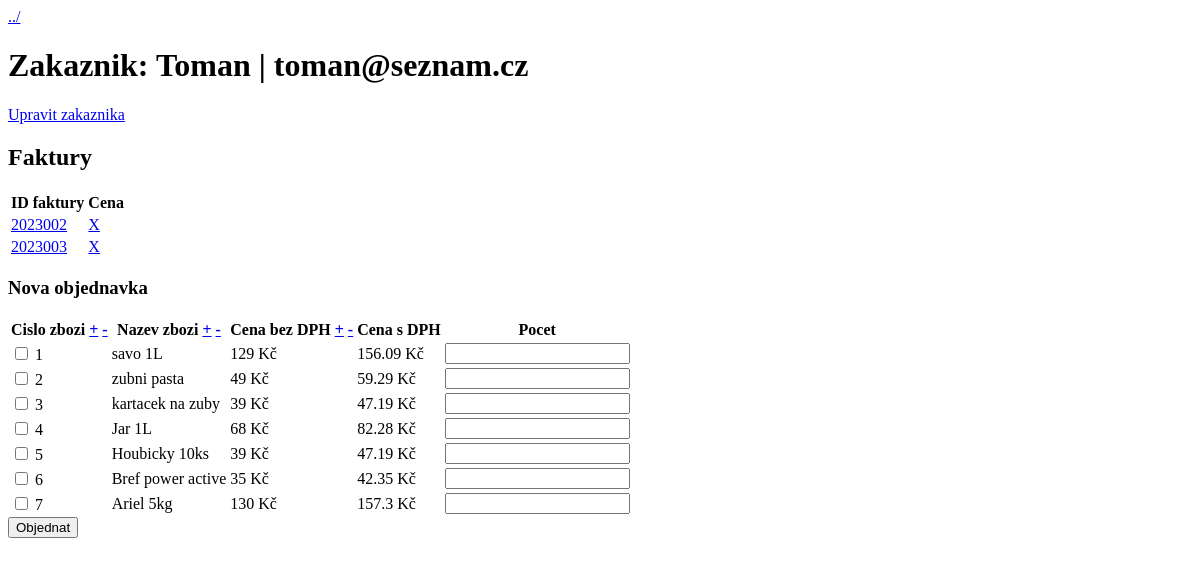
The page /zakaznik.php?id=1 on the database as committed earlier.
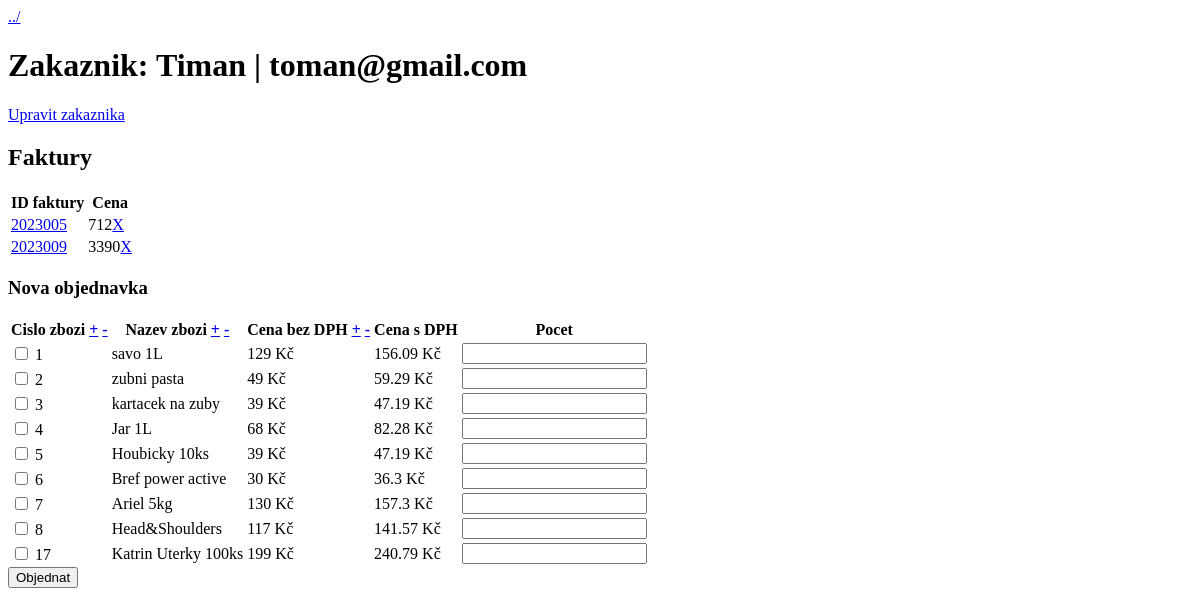
The same page on the database as committed later.
### tables this page shows
CREATE TABLE `zakaznik` (
  `id_zak` smallint NOT NULL AUTO_INCREMENT,
  `jmeno` varchar(32) NOT NULL,
  `email` varchar(64) NOT NULL,
  PRIMARY KEY (`id_zak`)
);

CREATE TABLE `faktura` (
  `id_fak` int NOT NULL AUTO_INCREMENT,
  `zakaznik_id` smallint NOT NULL,
  `cena_fak` int NOT NULL,
  `datum` int NOT NULL,
  PRIMARY KEY (`id_fak`),
  KEY `zakaznik_id` (`zakaznik_id`),
  CONSTRAINT `faktura_ibfk_1` FOREIGN KEY (`zakaznik_id`) REFERENCES `zakaznik` (`id_zak`) ON DELETE CASCADE
);

CREATE TABLE `zbozi` (
  `id_zbozi` smallint NOT NULL AUTO_INCREMENT,
  `nazev` varchar(32) NOT NULL,
  `cena` int NOT NULL,
  PRIMARY KEY (`id_zbozi`)
);

### inc/functions.php (called while the page is built, shortened)
<?php
    function zakaznik_faktura($pdo, $id) {
        $query = "SELECT
            jmeno, email, id_fak, cena_fak, datum, id_zak
            FROM zakaznik
            LEFT JOIN faktura ON id_zak = zakaznik_id
            WHERE id_zak = $id";
        $stmt = $pdo->prepare($query);
        $stmt->execute();
        $results = $stmt->fetchall(PDO::FETCH_ASSOC);
        if ($results) {
            return $results;
        }
        return false;
    }
    function vypis_zbozi($pdo, $order=false, $desc=false) {
        $query = "SELECT * FROM zbozi";
        $query .= ";";
        $stmt = $pdo->prepare($query);
        $stmt->execute();
        $results = $stmt->fetchall(PDO::FETCH_ASSOC);
        if ($results) {
            return $results;
        }
        return false;
    }

### zakaznik.php (the view, shortened to what this page needs)
<?php
require_once("inc/dbh.inc.php");
require_once("inc/functions.php");
if (isset($_GET["id"])) {
    $id = $_GET["id"];
    $zakaznik_faktura = zakaznik_faktura($conn, $id);
    $zbozi = vypis_zbozi($conn, $_GET["orderby"], $_GET["desc"]);
} else {
    header("Location: index.php");
}
?>
<!DOCTYPE html>
<html lang="en">
<head>
</head>
<body>
    <a href="index.php">../</a>
    <h1>Zakaznik: <?php echo $zakaznik_faktura[0]["jmeno"] . " | " . $zakaznik_faktura[0]["email"] ?></h1>
    <a href=<?php echo "upravzakaznika.php?id=$id" ?>>Upravit zakaznika</a>
    <div id="faktury">
        <h2>Faktury</h2>
        <?php
            if (!empty($zakaznik_faktura[0]["id_fak"])) {
                ?>
            <table>
                <thead>
                    <th>ID faktury</th>
                    <th>Cena</th>
                </thead>
                <tbody>
                <?php
                    foreach ($zakaznik_faktura as $objednavka) {
                        echo "<tr>".
                                "<td>".
                                "<a href='faktura.php?id=" . $objednavka["id_fak"] . "'>" .
                                $objednavka["id_fak"] .
                                "</a>
                                </td>" .
                                "<td>". $objednavka["cena_fak"] .
                                "<a href='inc/smaz_fakturu.inc.php?id=" . $objednavka["id_fak"] . "&id_z=" . $zakaznik_faktura[0]["id_zak"]. "'>X</a></td>" .
                            "</tr>";
                    }
                ?>
                </tbody>
            </table>
            <?php
                } else {
                    echo "Zakaznik nema zadne faktury";
                }
            ?>
        <h3>Nova objednavka</h3>
        <form action="inc/objednavka.inc.php" method="POST">
            <table>
                <thead>
                    <tr>
                        <th>Cislo zbozi
                            <a href="zakaznik.php?id=<?php echo $id ?>&orderby=id_zbozi">+</a>
                            <a href="zakaznik.php?id=<?php echo $id ?>&orderby=id_zbozi&desc=true">-</a>
                        </th>
                        <th>Nazev zbozi
                            <a href="zakaznik.php?id=<?php echo $id ?>&orderby=nazev">+</a>
                            <a href="zakaznik.php?id=<?php echo $id ?>&orderby=nazev&desc=true">-</a>
                        </th>
                        <th>Cena bez DPH
                            <a href="zakaznik.php?id=<?php echo $id ?>&orderby=cena">+</a>
                            <a href="zakaznik.php?id=<?php echo $id ?>&orderby=cena&desc=true">-</a>
                        </th>
                        <th>Cena s DPH</th>
                        <th>Pocet</th>
                    </tr>
                </thead>
                <tbody>
                    <?php foreach ($zbozi as $produkt) {
                        ?>
                        <tr>
                            <td>
                                <input type="checkbox" name="id_zbozi[<?php echo $produkt["id_zbozi"]; ?>]" value=<?php echo $produkt["id_zbozi"]; ?>>
                                <?php echo $produkt["id_zbozi"]; ?>
                            </td>
                            <td><?php echo $produkt["nazev"] ?></td>
                            <td><?php echo $produkt["cena"] . " Kč"; ?></td>
                            <td><?php echo strval(intval($produkt["cena"]) * 1.21) . " Kč"; ?></td>
                            <td>
                                <input type="number" name="ks[<?php echo $produkt["id_zbozi"]; ?>]" min=1>
                            </td>
                        </tr>
                        <?php
                    }
                    ?>
                </tbody>
            </table>
            <button type="submit" name="objednat">Objednat</button>
        </form>
    </div>
</body>
</html>

Rows that differ between the two databases and show on the page:
removed faktura: id_fak "2023002"
removed faktura: id_fak "2023003"
changed zakaznik: jmeno "Toman" → "Timan"; email "toman@seznam.cz" → "toman@gmail.com"
added faktura: id_fak "2023005", cena_fak "712"
added faktura: id_fak "2023009", cena_fak "3390"
changed zbozi "Bref power active": cena "35" → "30"; intval($produkt['cena'])*1.21 "42.35" → "36.3"
added zbozi: id_zbozi "8", nazev "Head&Shoulders", cena "117", intval($produkt['cena'])*1.21 "141.57"
added zbozi: id_zbozi "17", nazev "Katrin Uterky 100ks", cena "199", intval($produkt['cena'])*1.21 "240.79"
